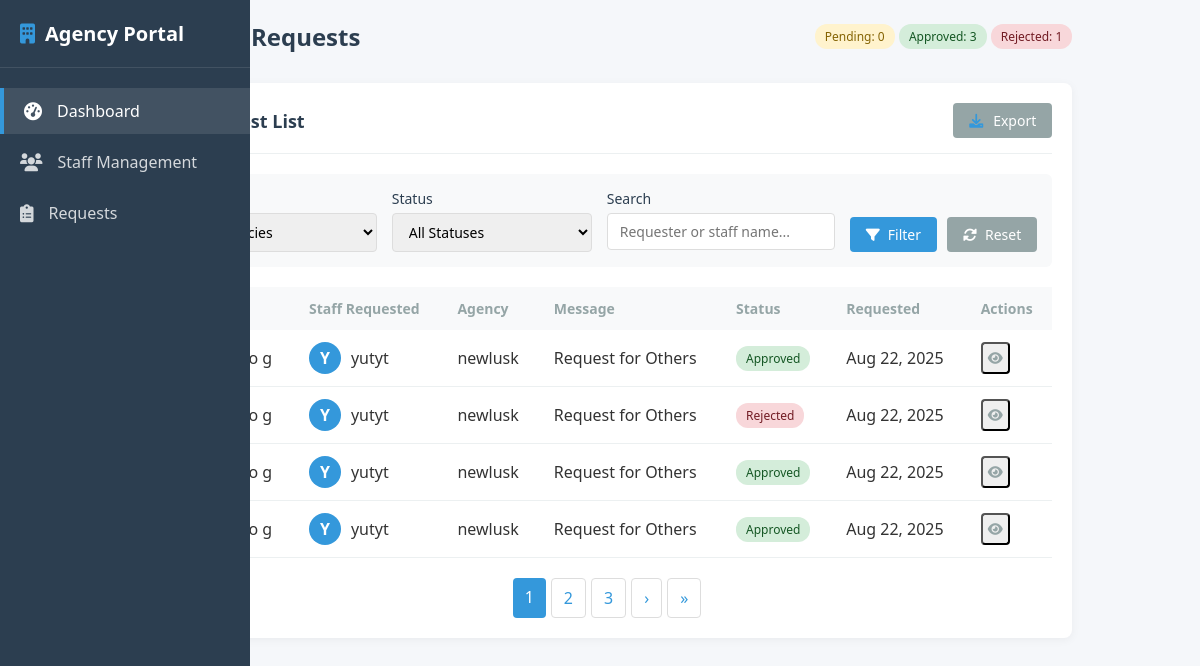
The app's page /requests/2/ (signed in) with its own data.
### services/models.py (models this page shows, shortened)
class StaffRequest(models.Model):
    REQUEST_STATUS = (
        ('Approved', 'Approved'),
        ('Rejected', 'Rejected'),
    )
    requester = models.ForeignKey(UserProfile, on_delete=models.CASCADE, related_name="staff_requests")
    agency = models.ForeignKey(Agency, on_delete=models.CASCADE, related_name="staff_requests")
    staff = models.ForeignKey(Staff, on_delete=models.CASCADE, related_name="requests")
    status = models.CharField(max_length=20, choices=REQUEST_STATUS, default='Pending')
    message = models.TextField(blank=True, null=True, help_text="Additional info from requester")
    created_at = models.DateTimeField(auto_now_add=True)
    updated_at = models.DateTimeField(auto_now=True)
    class Meta:
        verbose_name = "Staff Request"
        verbose_name_plural = "Staff Requests"
        ordering = ['-created_at']

class Staff(models.Model):
    SERVICE_TYPES = (
        ('Maid', 'Maid'),
        ('Driver', 'Driver'),
        ('Security Guard', 'Security Guard'),
        ('Gardener', 'Gardener'),
        ('Babysitter', 'Babysitter'),
        ('Others', 'Others'),
    )
    STAFF_STATUS = (
        ('Pending', 'Pending'),  #active for work
        ('Active', 'Active'),     #at a work
    )
    agency = models.ForeignKey(Agency, on_delete=models.CASCADE, related_name='agency')
    full_name = models.CharField(max_length=255, help_text="Full name or alias")
    photo = models.ImageField(upload_to='staff_photos/', blank=True, null=True)
    age = models.PositiveIntegerField()
    address = models.CharField(max_length=255, help_text="Residential or work area")
    service_type = models.CharField(max_length=50, choices=SERVICE_TYPES)
    skills_duties = models.TextField(help_text="Describe skills or duties")
    experience_years = models.PositiveIntegerField(default=0)
    languages = models.CharField(max_length=255, help_text="Comma-separated list of languages")
    availability = models.CharField(max_length=100, help_text="E.g. Mon–Fri, 8am–5pm")
    notes = models.TextField(blank=True, null=True)
    status = models.CharField(max_length=20, choices=STAFF_STATUS, default='Pending')
    contact_number = models.CharField(max_length=20)
    email = models.EmailField()
    created_at = models.DateTimeField(auto_now_add=True)
    updated_at = models.DateTimeField(auto_now=True)
    class Meta:
        verbose_name = "Staff Member"
        verbose_name_plural = "Staff Members"
        ordering = ['-created_at']

class Agency(models.Model):
    SERVICE_CATEGORIES = (
        ('Driver', 'Driver'),
        ('Maid', 'Maid'),
        ('Security Guard', 'Security Guard'),
        ('Garden Boy', 'Garden Boy'),
        ('Babysitter', 'Babysitter'),
        ('Others', 'Others'),
    )
    AGENCY_TYPES = (
        ('Maids', 'Maids'),
        ('Drivers', 'Drivers'),
        ('Security', 'Security'),
        ('Others', 'Others'),
    )
    AGENCY_STATUS = (
        ('Submitted', 'Submitted'),
        ('Approved', 'Approved'),
        ('Rejected', 'Rejected'),
        ('Suspended', 'Suspended'),
    )
    user = models.ForeignKey(User, on_delete=models.CASCADE, related_name='agencies')
    agency_name = models.CharField(max_length=255)
    agency_type = MultiSelectField(choices=AGENCY_TYPES, max_choices=3)
    owner_contact_person = models.CharField(max_length=255)
    contact_number = models.CharField(max_length=20)
    email = models.EmailField()
    office_address = models.TextField()
    service_categories = MultiSelectField(choices=SERVICE_CATEGORIES)
    years_in_operation = models.PositiveIntegerField()
    number_of_staff = models.PositiveIntegerField()
    verification_documents = models.FileField(upload_to='verification_docs/')
    preferred_service_area = models.CharField(max_length=255, help_text="Comma-separated regions (e.g. Lusaka, Ndola)")
    availability = models.CharField(max_length=100, help_text="e.g. Mon–Sat, 8am–6pm")
    short_description = models.TextField()
    consent_agreed = models.BooleanField(default=False)
    status = models.CharField(max_length=20, choices=AGENCY_STATUS, default='Submitted')
    created_at = models.DateTimeField(auto_now_add=True)
    updated_at = models.DateTimeField(auto_now=True)
    class Meta:
        verbose_name = "Agency"
        verbose_name_plural = "Agencies"
        ordering = ['-created_at']

### members/models.py (models this page shows, shortened)
class UserProfile(models.Model):
    id = models.AutoField(primary_key=True)
    userid = models.OneToOneField(User, on_delete=models.CASCADE)
    firstname = models.CharField(max_length=30)
    lastname = models.CharField(max_length=30)
    familyname = models.CharField(max_length=30)
    phonenumber = models.CharField(max_length=15)
    email = models.EmailField()
    password = models.CharField(max_length=255)
    status=models.IntegerField()

### services/views.py (the view)
# urls.py: path("requests/<int:agency_id>/", views.agency_requests_view, name="agency_request"),
def agency_requests_view(request, agency_id):
    agency = get_object_or_404(Agency, id=agency_id)
    if request.user != agency.user:
        messages.error(request, "[REQUEST] You are not allowed to view these requests.")
        return redirect("dashboard")
    requests_qs = StaffRequest.objects.filter(agency=agency).order_by("-created_at")
    stats = {
        "pending": requests_qs.filter(status="Pending").count(),
        "approved": requests_qs.filter(status="Approved").count(),
        "rejected": requests_qs.filter(status="Rejected").count(),
    }
    return render(
        request,
        "services/cust_requests.html",
        {"agency": agency, "requests": requests_qs, "stats": stats},
    )

### templates/services/cust_requests.html (shortened to what this page needs)
{% extends 'services/agencybase.html' %}
{% load static %}
{% block content %}
    <div class="container">
        <div class="header">
            <h1> Staff Requests</h1>
           <div>
                <span class="badge pending" id="pending-count">Pending: {{ stats.pending }}</span>
                <span class="badge approved" id="approved-count">Approved: {{ stats.approved }}</span>
                <span class="badge rejected" id="rejected-count">Rejected: {{ stats.rejected }}</span>
            </div>
        </div>
        <div class="section">
            <div class="section-header">
                <h3> Request List</h3>
                <div>
                    <button class="btn btn-secondary">
                        <i class="fas fa-download"></i> Export
                    </button>
                </div>
            </div>
            <div class="filters">
                <div class="filter-group">
                    <label for="agency">Agency</label>
                    <select name="agency" id="agency">
                        <option value="">All Agencies</option>
                    </select>
                </div>
                <div class="filter-group">
                    <label for="status">Status</label>
                    <select name="status" id="status">
                        <option value="">All Statuses</option>
                    </select>
                </div>
                <div class="filter-group">
                    <label for="search">Search</label>
                    <input type="text" name="search" id="search" placeholder="Requester or staff name...">
                </div>
                <div class="filter-actions">
                    <button id="filter-btn" class="btn">
                        <i class="fas fa-filter"></i> Filter
                    </button>
                    <button id="reset-btn" class="btn btn-secondary">
                        <i class="fas fa-sync-alt"></i> Reset
                    </button>
                </div>
            </div>
            <table class="staff-table" id="requests-table">
                <thead>
                    <tr>
                        <th>Requester</th>
                        <th>Staff Requested</th>
                        <th>Agency</th>
                        <th>Message</th>
                        <th>Status</th>
                        <th>Requested</th>
                        <th>Actions</th>
                    </tr>
                </thead>
                <tbody id="requests-tbody">
                    {% for req in requests %}
                    <tr data-agency="{{ req.agency.id }}" data-status="{{ req.status }}" data-search="{{ req.requester.firstname|lower }} {{ req.requester.lastname|lower }} {{ req.staff.full_name|lower }} {{ req.staff.service_type|lower }}">
                        <td>
                            <div class="staff-name">
                                <div class="thumb-initial">{{ req.requester.firstname|first|upper }}</div>
                                <span class="requester-name">{{ req.requester.firstname }} {{ req.requester.lastname }}</span>
                            </div>
                        </td>
                        <td>
                            <div class="staff-name">
                                <div class="thumb-initial">{{ req.staff.full_name|first|upper }}</div>
                                <span class="staff-name-text">{{ req.staff.full_name }}</span>
                            </div>
                        </td>
                        <td class="agency-name">{{ req.agency.agency_name }}</td>
                        <td class="request-message">Request for {{ req.staff.service_type }}</td>
                        <td>
                            <span class="badge {% if req.status == 'Pending' %}pending
                                            {% elif req.status == 'Approved' %}approved
                                            {% elif req.status == 'Rejected' %}rejected{% endif %}">
                                {{ req.status }}
                            </span>
                        </td>
                        <td class="request-date">{{ req.created_at|date:"M d, Y" }}</td>
                        <td>
                            <div class="actions">
                                <button class="action-btn view-details" title="View Details" data-id="{{ req.id }}">
                                    <i class="fas fa-eye"></i>
                                </button>
                            </div>
                        </td>
                    </tr>
                    {% empty %}
                    <tr id="no-results">
                        <td colspan="7" class="empty-state">
                            <i class="fas fa-inbox"></i> No requests yet
                        </td>
                    </tr>
                    {% endfor %}
                </tbody>
            </table>
            <div class="pagination" id="pagination">
                <span class="current-page">1</span>
                <a href="#" class="page-link">2</a>
                <a href="#" class="page-link">3</a>
                <a href="#" class="page-link">&rsaquo;</a>
                <a href="#" class="page-link">&raquo;</a>
            </div>
        </div>
    </div>
{% endblock %}

### templates/services/agencybase.html (style rules this page uses)
:root { --primary: #3498db; --success: #2ecc71; --warning: #f39c12; --danger: #e74c3c; --purple: #9b59b6; --dark: #2c3e50; --light: #ecf0f1; --gray: #95a5a6; --sidebar-width: 250px; }
* { margin: 0; padding: 0; box-sizing: border-box; font-family: 'Segoe UI', Tahoma, Geneva, Verdana, sans-serif; }
body { background: #f5f7fa; color: #333; display: flex; }
.container { max-width: 1200px; margin: 0 auto; padding: 20px; }
.header { display: flex; justify-content: space-between; align-items: center; margin-bottom: 30px; }
.header h1 { font-size: 24px; color: var(--dark); }
.btn { padding: 8px 16px; background: var(--primary); color: white; border: none; border-radius: 4px; cursor: pointer; font-size: 14px; text-decoration: none; display: inline-flex; align-items: center; }
.btn i { margin-right: 8px; }
.section { background: white; border-radius: 8px; padding: 20px; margin-bottom: 30px; box-shadow: 0 2px 10px rgba(0, 0, 0, 0.05); }
.section-header { display: flex; justify-content: space-between; align-items: center; margin-bottom: 20px; padding-bottom: 15px; border-bottom: 1px solid var(--light); }
.section-header h3 { font-size: 18px; font-weight: 600; color: var(--dark); }
.section-header i { margin-right: 10px; color: var(--primary); }
.staff-table { width: 100%; border-collapse: collapse; }
.staff-table th { text-align: left; padding: 12px 15px; background: #f8f9fa; color: var(--gray); font-weight: 600; font-size: 14px; }
.staff-table td { padding: 12px 15px; border-bottom: 1px solid var(--light); }
.staff-name { display: flex; align-items: center; }
.thumb-initial { width: 32px; height: 32px; border-radius: 50%; background: var(--primary); color: white; display: flex; align-items: center; justify-content: center; margin-right: 10px; font-weight: bold; }
.badge { display: inline-block; padding: 4px 10px; border-radius: 12px; font-size: 12px; font-weight: 500; }
.badge.approved { background: #d4edda; color: #155724; }
.badge.pending { background: #fff3cd; color: #856404; }
.badge.rejected { background: #f8d7da; color: #721c24; }
.actions { display: flex; gap: 10px; }
.action-btn { color: var(--gray); padding: 5px; border-radius: 4px; transition: all 0.2s ease; }
.pagination { display: flex; justify-content: center; margin-top: 20px; gap: 5px; }
.page-link { padding: 8px 12px; border: 1px solid #ddd; border-radius: 4px; color: var(--primary); text-decoration: none; }
.current-page { padding: 8px 12px; background: var(--primary); color: white; border-radius: 4px; }

### records on screen
StaffRequest: requester.lastname "g", staff.full_name|first "Y", staff.full_name "yutyt", agency.agency_name "newlusk", staff.service_type "Others", status "Approved", created_at "Aug 22, 2025"
StaffRequest: requester.lastname "g", staff.full_name|first "Y", staff.full_name "yutyt", agency.agency_name "newlusk", staff.service_type "Others", status "Rejected", created_at "Aug 22, 2025"
StaffRequest: requester.lastname "g", staff.full_name|first "Y", staff.full_name "yutyt", agency.agency_name "newlusk", staff.service_type "Others", status "Approved", created_at "Aug 22, 2025"
StaffRequest: requester.lastname "g", staff.full_name|first "Y", staff.full_name "yutyt", agency.agency_name "newlusk", staff.service_type "Others", status "Approved", created_at "Aug 22, 2025"

### other values on screen
{{ stats.pending }} "0"
{{ stats.approved }} "3"
{{ stats.rejected }} "1"
